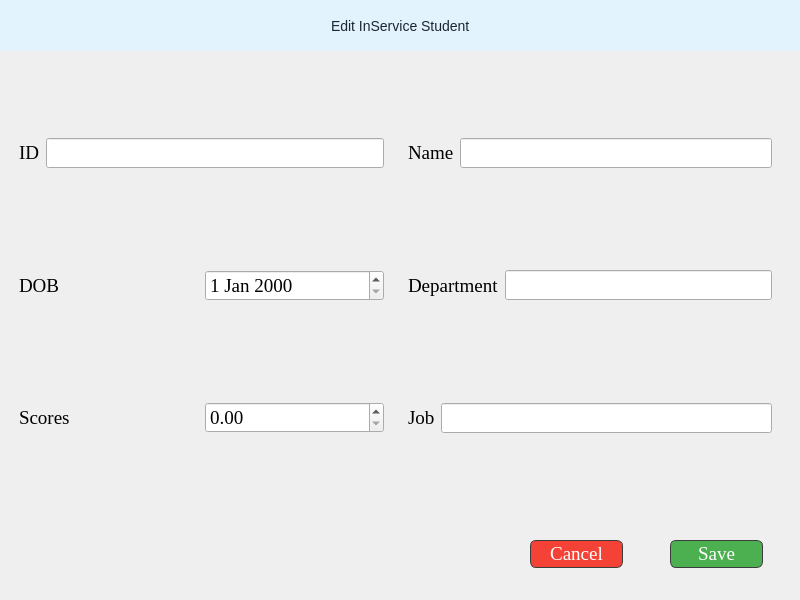
<?xml version="1.0" encoding="UTF-8"?>
<ui version="4.0">
 <class>Form</class>
 <widget class="QWidget" name="Form">
  <property name="geometry">
   <rect>
    <x>0</x>
    <y>0</y>
    <width>800</width>
    <height>600</height>
   </rect>
  </property>
  <property name="windowTitle">
   <string>Form</string>
  </property>
  <property name="styleSheet">
   <string notr="true">
</string>
  </property>
  <widget class="QWidget" name="widget" native="true">
   <property name="geometry">
    <rect>
     <x>0</x>
     <y>0</y>
     <width>801</width>
     <height>51</height>
    </rect>
   </property>
   <property name="styleSheet">
    <string notr="true">QWidget {
    background-color: #e3f3fd;
    font-size: 14px;
    color: #1b2631;
}

</string>
   </property>
   <layout class="QHBoxLayout" name="horizontalLayout">
    <item alignment="Qt::AlignHCenter">
     <widget class="QLabel" name="label">
      <property name="font">
       <font>
        <pointsize>-1</pointsize>
       </font>
      </property>
      <property name="text">
       <string>Edit InService Student</string>
      </property>
     </widget>
    </item>
   </layout>
  </widget>
  <widget class="QWidget" name="widget_2" native="true">
   <property name="geometry">
    <rect>
     <x>10</x>
     <y>90</y>
     <width>771</width>
     <height>391</height>
    </rect>
   </property>
   <layout class="QGridLayout" name="gridLayout">
    <item row="2" column="0">
     <widget class="QWidget" name="widget_7" native="true">
      <layout class="QHBoxLayout" name="horizontalLayout_6">
       <item>
        <widget class="QLabel" name="label_6">
         <property name="font">
          <font>
           <family>Times New Roman</family>
           <pointsize>14</pointsize>
          </font>
         </property>
         <property name="text">
          <string>Scores</string>
         </property>
        </widget>
       </item>
       <item>
        <widget class="QDoubleSpinBox" name="spinnerScore">
         <property name="font">
          <font>
           <family>Times New Roman</family>
           <pointsize>14</pointsize>
          </font>
         </property>
         <property name="maximum">
          <double>10.000000000000000</double>
         </property>
        </widget>
       </item>
      </layout>
     </widget>
    </item>
    <item row="0" column="0">
     <widget class="QWidget" name="widget_3" native="true">
      <layout class="QHBoxLayout" name="horizontalLayout_2">
       <item>
        <widget class="QLabel" name="label_2">
         <property name="font">
          <font>
           <family>Times New Roman</family>
           <pointsize>14</pointsize>
          </font>
         </property>
         <property name="text">
          <string>ID</string>
         </property>
        </widget>
       </item>
       <item>
        <widget class="QLineEdit" name="txtId">
         <property name="font">
          <font>
           <family>Times New Roman</family>
           <pointsize>14</pointsize>
          </font>
         </property>
        </widget>
       </item>
      </layout>
     </widget>
    </item>
    <item row="1" column="1">
     <widget class="QWidget" name="widget_5" native="true">
      <layout class="QHBoxLayout" name="horizontalLayout_4">
       <item>
        <widget class="QLabel" name="label_4">
         <property name="font">
          <font>
           <family>Times New Roman</family>
           <pointsize>14</pointsize>
          </font>
         </property>
         <property name="text">
          <string>Department</string>
         </property>
        </widget>
       </item>
       <item>
        <widget class="QLineEdit" name="txtDepartment">
         <property name="font">
          <font>
           <family>Times New Roman</family>
           <pointsize>14</pointsize>
          </font>
         </property>
        </widget>
       </item>
      </layout>
     </widget>
    </item>
    <item row="1" column="0">
     <widget class="QWidget" name="widget_6" native="true">
      <layout class="QHBoxLayout" name="horizontalLayout_5">
       <item>
        <widget class="QLabel" name="label_5">
         <property name="font">
          <font>
           <family>Times New Roman</family>
           <pointsize>14</pointsize>
          </font>
         </property>
         <property name="text">
          <string>DOB</string>
         </property>
        </widget>
       </item>
       <item>
        <widget class="QDateEdit" name="txtDob">
         <property name="font">
          <font>
           <family>Times New Roman</family>
           <pointsize>14</pointsize>
          </font>
         </property>
        </widget>
       </item>
      </layout>
     </widget>
    </item>
    <item row="0" column="1">
     <widget class="QWidget" name="widget_4" native="true">
      <layout class="QHBoxLayout" name="horizontalLayout_3">
       <item>
        <widget class="QLabel" name="label_3">
         <property name="font">
          <font>
           <family>Times New Roman</family>
           <pointsize>14</pointsize>
          </font>
         </property>
         <property name="text">
          <string>Name</string>
         </property>
        </widget>
       </item>
       <item>
        <widget class="QLineEdit" name="txtName">
         <property name="font">
          <font>
           <family>Times New Roman</family>
           <pointsize>14</pointsize>
          </font>
         </property>
        </widget>
       </item>
      </layout>
     </widget>
    </item>
    <item row="2" column="1">
     <widget class="QWidget" name="widget_8" native="true">
      <layout class="QHBoxLayout" name="horizontalLayout_7">
       <item>
        <widget class="QLabel" name="label_7">
         <property name="font">
          <font>
           <family>Times New Roman</family>
           <pointsize>14</pointsize>
          </font>
         </property>
         <property name="text">
          <string>Job</string>
         </property>
        </widget>
       </item>
       <item>
        <widget class="QLineEdit" name="txtJob">
         <property name="font">
          <font>
           <family>Times New Roman</family>
           <pointsize>14</pointsize>
          </font>
         </property>
        </widget>
       </item>
      </layout>
     </widget>
    </item>
   </layout>
  </widget>
  <widget class="QPushButton" name="saveBtn">
   <property name="geometry">
    <rect>
     <x>670</x>
     <y>540</y>
     <width>93</width>
     <height>28</height>
    </rect>
   </property>
   <property name="font">
    <font>
     <family>Times New Roman</family>
     <pointsize>14</pointsize>
    </font>
   </property>
   <property name="styleSheet">
    <string notr="true">background-color: #4caf50;
color: #ffffff;
border: 1px solid #3c3c3c;
border-radius: 6px;
padding: 6px 12px;</string>
   </property>
   <property name="text">
    <string>Save</string>
   </property>
  </widget>
  <widget class="QPushButton" name="cancelBtn">
   <property name="geometry">
    <rect>
     <x>530</x>
     <y>540</y>
     <width>93</width>
     <height>28</height>
    </rect>
   </property>
   <property name="font">
    <font>
     <family>Times New Roman</family>
     <pointsize>14</pointsize>
    </font>
   </property>
   <property name="styleSheet">
    <string notr="true">background-color: #f44336;
color: #ffffff;
border: 1px solid #3c3c3c;
border-radius: 6px;
padding: 6px 12px;</string>
   </property>
   <property name="text">
    <string>Cancel</string>
   </property>
  </widget>
 </widget>
 <resources/>
 <connections/>
</ui>
